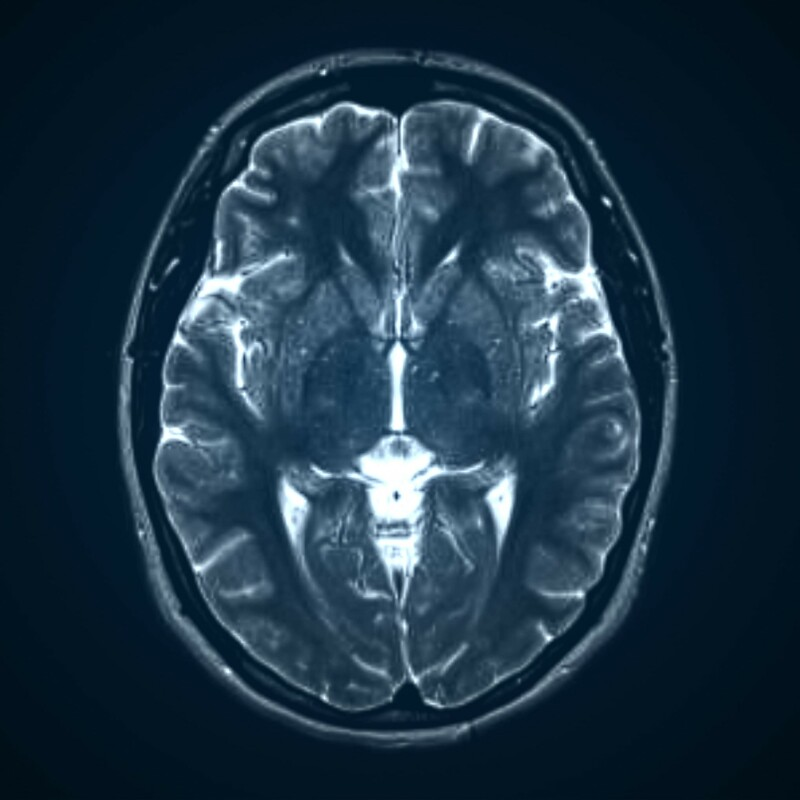
#> input picture Labtest/mri1.jpg, 800 x 800 px
$ python labtestPrepCPN.py
#> lines starting #> are read from the running program, lines starting #| are printed output that depends on the picture; after the words box and inside, x2 and y2 are one past the last pixel; in counts of white or black regions, pixels touching at a corner belong together
from concurrent.futures import process
import cv2
import numpy as np
import matplotlib.pyplot as plt
def main():
    img = plt.imread('mri1.jpg')
#> img is the input picture: shape (800, 800, 3); mean R, G, B 28.3, 51.8, 68.8
    print(img.shape)
#| (800, 800, 3)
    grayscale = cv2.cvtColor(img,cv2.COLOR_RGB2GRAY)
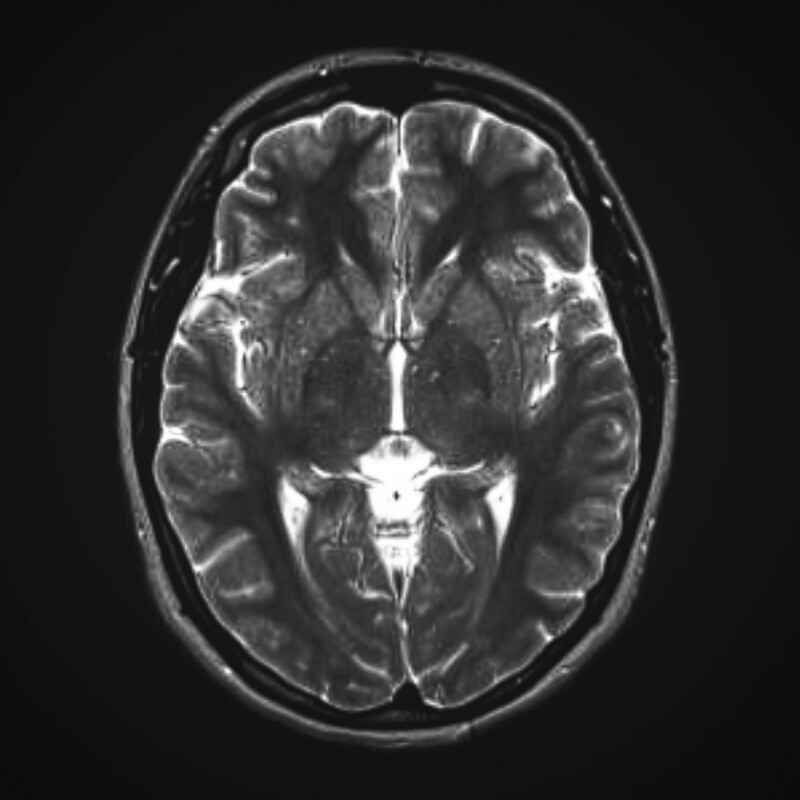
#> grayscale: shape (800, 800); min 10, max 255, mean 46.7
    print(grayscale.shape)
#| (800, 800)
    r,c = grayscale.shape
#> r = 800; c = 800

    noisyImg = saltPepper(grayscale)
    # kernel1 = np.array([[-1, -1, -1],
    #                     [-1, 8, -1],
    #                     [-1, -1, -1]])

    kernel1 = np.array([[1/16,1/8,1/16],
                              [1/8,1/4,1/8],
                              [1/16,1/8,1/16]])

    process_img1 = cv2.filter2D(grayscale,-1,kernel1)
    process_img2 = convolution2D(grayscale,kernel1)

    img_set = [grayscale,noisyImg,process_img1,process_img2]
    title_set = ['Grayscale','noisyImg','Built-in Convolution','Manual Convolution']

    plt_img(img_set,title_set)
    plt_hist(img_set,title_set)

def saltPepper(grayscale):
    r,c = grayscale.shape
#> r = 800; c = 800
    noisyImg = np.copy(grayscale)
    rang = np.random.randint(5000,8000)
    for i in range(rang):
        bit =  np.random.randint(0,2)
        x,y = np.random.randint(0,(r,c))
        noisyImg[x,y] = bit * 255
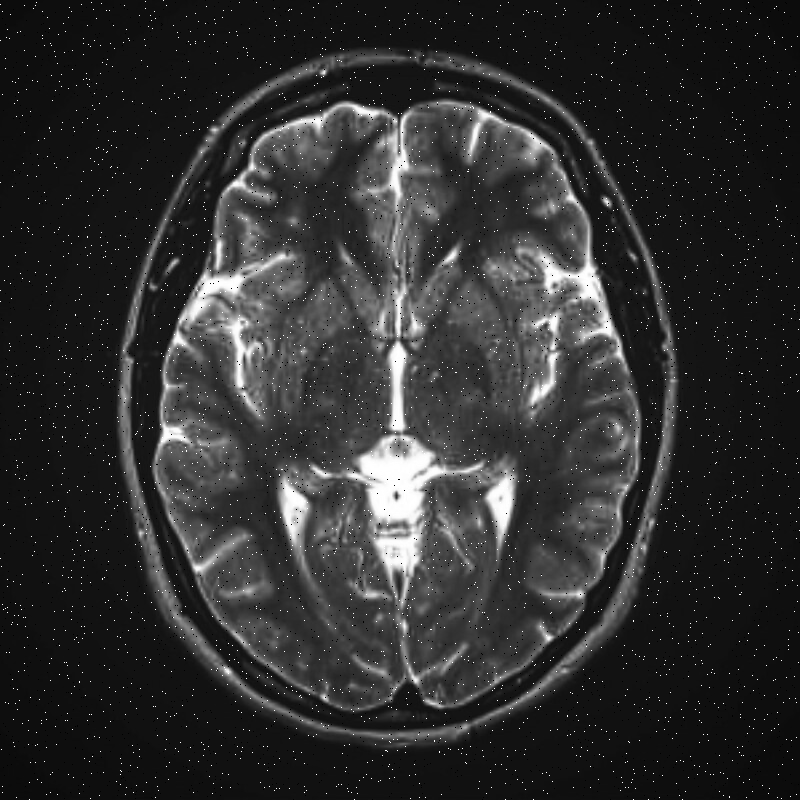
#> noisyImg: shape (800, 800); 1.2% of pixels changed, all inside (x1, y1, x2, y2) = (0, 0, 800, 800)
    return noisyImg


def convolution2D(grayscale,kernel):
    r,c = grayscale.shape
#> r = 800; c = 800
    x,y = kernel.shape
    rx,cy = r+x-1,c+y-1
#> rx = 802; cy = 802
    padded_img = np.zeros((rx,cy),dtype=np.uint8)
    for i in range(r):
        for j in range(c):
            padded_img[i+x//2,j+y//2] = grayscale[i,j]

    # m = x//2
    #padded_img = np.pad(grayscale,m,constant_values=0)
    print(padded_img.shape)
#| (802, 802)
    process_img = np.zeros((r,c),dtype=np.uint8)
    for i in range(r):
        for j in range(c):
            temp = np.sum(padded_img[i:i+x,j:j+y]*kernel)
            temp = np.rint(temp)
            temp = max(temp,0)
            temp = min(255,temp)
            process_img[i,j] =  temp
#> in plt_img, `ln = len(img_set)`: ln = 4
#> after the loop in plt_img, `for i in range(ln):`: l = 5

    return process_img


def plt_hist(img_set,title_set):
    ln = len(img_set)
#> ln = 4
    l =  5
    for i in range(ln):
        plt.subplot(2,4,l)
        img = img_set[i]
        plt.hist(img.ravel(),256,[0,256])
        plt.title(title_set[i])
        l = l + 1
#> after the loop, l = 9
    plt.show()
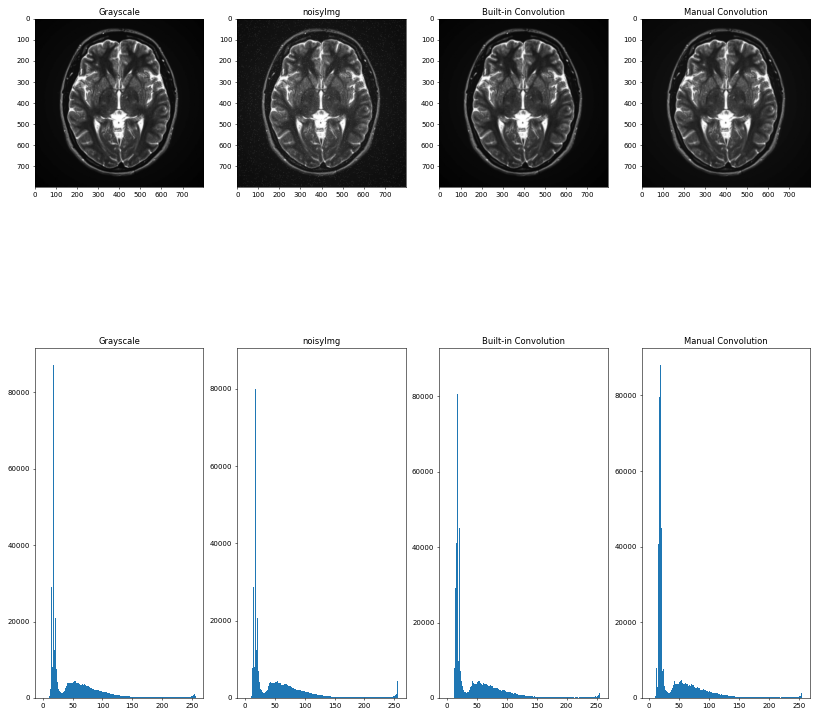
#> figure drawn by matplotlib, 8 panels; panel 5: tallest bar 87254 high, from x = 18 to 19; panel 6: tallest bar 86239 high, from x = 18 to 19; panel 7: tallest bar 88360 high, from x = 18 to 19; panel 8: tallest bar 88151 high, from x = 18 to 19

def plt_img(img_set,title_set):
    ln = len(img_set)
    plt.figure(figsize=(20,20))
    l = 1
    for i in range(ln):
        plt.subplot(2,4,l)
        plt.imshow(img_set[i],cmap='gray')
        plt.title(title_set[i])
        l = l + 1


if __name__ == '__main__':
	main()
